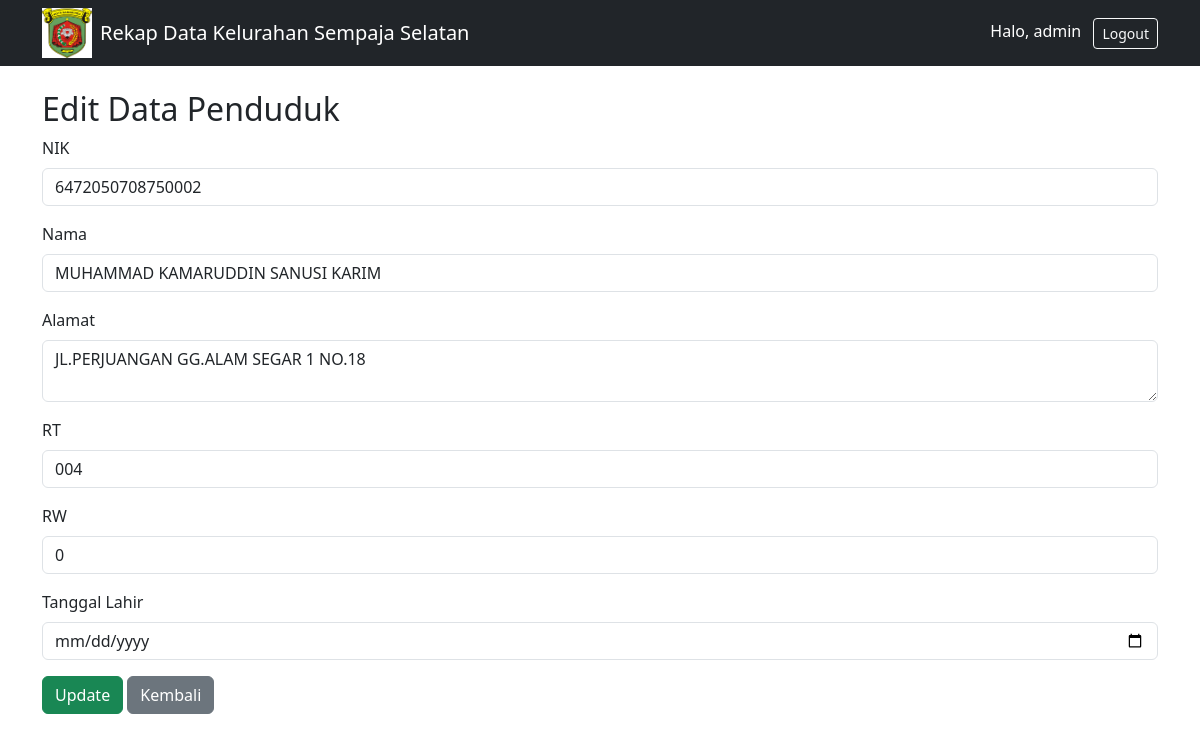
Screenshot of /edit/14/ (signed in) with the database file from the repository.
### rekap/models.py (models this page shows, shortened)
class DataPenduduk(models.Model):
    nik = models.CharField(max_length=16, unique=True)
    no_kk = models.CharField(max_length=20, blank=True, null=True)
    nama = models.CharField(max_length=100)
    alamat = models.TextField()
    rt = models.CharField(max_length=3)
    rw = models.CharField(max_length=3)
    tanggal_lahir = models.DateField()
    foto = models.ImageField(upload_to='foto_penduduk/', blank=True, null=True)

### rekap/views.py (the view, shortened to what this page needs)
# urls.py: path('edit/<int:pk>/', views.edit_penduduk, name='edit_penduduk'),
@login_required
def edit_penduduk(request, pk):
    if not request.user.is_staff:
        messages.error(request, 'Anda tidak memiliki izin untuk mengedit.')
        return redirect('list_penduduk')
    penduduk = get_object_or_404(DataPenduduk, pk=pk)
    return render(request, 'rekap/edit_penduduk.html', {'penduduk': penduduk})

### rekap/templates/rekap/edit_penduduk.html (shortened to what this page needs)
{% extends 'rekap/home.html' %}
{% block content %}
<h2>Edit Data Penduduk</h2>
<form method="post">
    <div class="mb-3">
        <label class="form-label">NIK</label>
        <input type="text" name="nik" class="form-control" value="{{ penduduk.nik }}" required>
    </div>
    <div class="mb-3">
        <label class="form-label">Nama</label>
        <input type="text" name="nama" class="form-control" value="{{ penduduk.nama }}" required>
    </div>
    <div class="mb-3">
        <label class="form-label">Alamat</label>
        <textarea name="alamat" class="form-control" required>{{ penduduk.alamat }}</textarea>
    </div>
    <div class="mb-3">
        <label class="form-label">RT</label>
        <input type="text" name="rt" class="form-control" value="{{ penduduk.rt }}" required>
    </div>
    <div class="mb-3">
        <label class="form-label">RW</label>
        <input type="text" name="rw" class="form-control" value="{{ penduduk.rw }}" required>
    </div>
    <div class="mb-3">
        <label class="form-label">Tanggal Lahir</label>
        <input type="date" name="tanggal_lahir" class="form-control" value="{{ penduduk.tanggal_lahir }}" required>
    </div>
    <button type="submit" class="btn btn-success">Update</button>
    <a href="{% url 'list_penduduk' %}" class="btn btn-secondary">Kembali</a>
</form>
{% endblock %}

### rekap/templates/rekap/home.html (shortened to what this page needs)
<!DOCTYPE html>
<html>
<head>
    {% load static %}
    <link href="https://cdn.jsdelivr.net/npm/bootstrap@5.3.2/dist/css/bootstrap.min.css" rel="stylesheet">
</head>
<body>
<nav class="navbar navbar-expand-lg navbar-dark bg-dark">
    <div class="container">
        <img src="{% static 'rekap/samarinda.png' %}" alt="Logo Samarinda" width="50" height="50" class="me-2">
        <a class="navbar-brand" href="{% url 'list_penduduk' %}">Rekap Data Kelurahan Sempaja Selatan</a>
        <div class="ms-auto">
            {% if user.is_authenticated %}
                <span class="text-white me-2">Halo, {{ user.username }}</span>
                <form action="{% url 'logout' %}" method="post" style="display:inline;">
                    <button type="submit" class="btn btn-outline-light btn-sm">Logout</button>
                </form>
            {% endif %}
        </div>
    </div>
</nav>
<div class="container mt-4">
    {% block content %}
    {% endblock %}
</div>
</body>
</html>

### rows the page displays
DataPenduduk: nik "6472050708750002", nama "MUHAMMAD KAMARUDDIN SANUSI KARIM", alamat "JL.PERJUANGAN GG.ALAM SEGAR 1 NO.18", rt "004", rw "0"

### other values shown
{{ user.username }} "admin"
